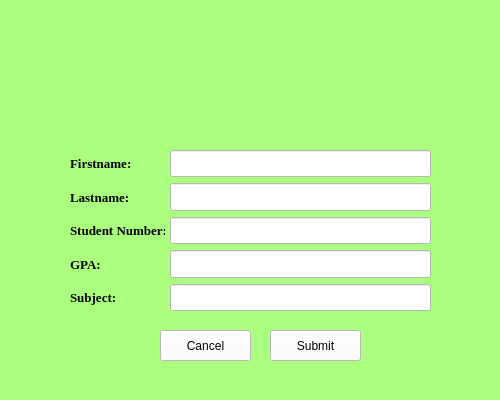
<?xml version="1.0" encoding="UTF-8"?>
<ui version="4.0">
 <class>Form</class>
 <widget class="QWidget" name="Form">
  <property name="geometry">
   <rect>
    <x>0</x>
    <y>0</y>
    <width>500</width>
    <height>400</height>
   </rect>
  </property>
  <property name="windowTitle">
   <string>Edit Student</string>
  </property>
  <property name="styleSheet">
   <string notr="true">background-color: rgb(170, 255, 127)</string>
  </property>
  <widget class="QWidget" name="verticalLayoutWidget_2">
   <property name="geometry">
    <rect>
     <x>70</x>
     <y>150</y>
     <width>95</width>
     <height>161</height>
    </rect>
   </property>
   <layout class="QVBoxLayout" name="verticalLayout_2">
    <item>
     <widget class="QLabel" name="firstnameLable">
      <property name="font">
       <font>
        <family>Times New Roman</family>
        <pointsize>10</pointsize>
        <weight>75</weight>
        <bold>true</bold>
       </font>
      </property>
      <property name="text">
       <string>Firstname:</string>
      </property>
     </widget>
    </item>
    <item>
     <widget class="QLabel" name="lastnameLable">
      <property name="font">
       <font>
        <family>Times New Roman</family>
        <pointsize>10</pointsize>
        <weight>75</weight>
        <bold>true</bold>
       </font>
      </property>
      <property name="text">
       <string>Lastname: </string>
      </property>
     </widget>
    </item>
    <item>
     <widget class="QLabel" name="studentNumberLable">
      <property name="font">
       <font>
        <family>Times New Roman</family>
        <pointsize>10</pointsize>
        <weight>75</weight>
        <bold>true</bold>
       </font>
      </property>
      <property name="text">
       <string>Student Number:</string>
      </property>
     </widget>
    </item>
    <item>
     <widget class="QLabel" name="GPALable">
      <property name="font">
       <font>
        <family>Times New Roman</family>
        <pointsize>10</pointsize>
        <weight>75</weight>
        <bold>true</bold>
       </font>
      </property>
      <property name="text">
       <string>GPA: </string>
      </property>
     </widget>
    </item>
    <item>
     <widget class="QLabel" name="subjectLable">
      <property name="font">
       <font>
        <family>Times New Roman</family>
        <pointsize>10</pointsize>
        <weight>75</weight>
        <bold>true</bold>
       </font>
      </property>
      <property name="text">
       <string>Subject: </string>
      </property>
     </widget>
    </item>
   </layout>
  </widget>
  <widget class="QPushButton" name="cancelButton">
   <property name="geometry">
    <rect>
     <x>160</x>
     <y>330</y>
     <width>91</width>
     <height>31</height>
    </rect>
   </property>
   <property name="styleSheet">
    <string notr="true">background-color:white
</string>
   </property>
   <property name="text">
    <string>Cancel</string>
   </property>
  </widget>
  <widget class="QWidget" name="verticalLayoutWidget">
   <property name="geometry">
    <rect>
     <x>170</x>
     <y>150</y>
     <width>261</width>
     <height>161</height>
    </rect>
   </property>
   <layout class="QVBoxLayout" name="verticalLayout">
    <item>
     <widget class="QLineEdit" name="firstnameField">
      <property name="sizePolicy">
       <sizepolicy hsizetype="Expanding" vsizetype="Expanding">
        <horstretch>0</horstretch>
        <verstretch>0</verstretch>
       </sizepolicy>
      </property>
      <property name="styleSheet">
       <string notr="true">background-color:white
</string>
      </property>
     </widget>
    </item>
    <item>
     <widget class="QLineEdit" name="lastnameField">
      <property name="sizePolicy">
       <sizepolicy hsizetype="Expanding" vsizetype="Expanding">
        <horstretch>0</horstretch>
        <verstretch>0</verstretch>
       </sizepolicy>
      </property>
      <property name="styleSheet">
       <string notr="true">background-color:white
</string>
      </property>
     </widget>
    </item>
    <item>
     <widget class="QLineEdit" name="StudentNumberField">
      <property name="sizePolicy">
       <sizepolicy hsizetype="Expanding" vsizetype="Expanding">
        <horstretch>0</horstretch>
        <verstretch>0</verstretch>
       </sizepolicy>
      </property>
      <property name="styleSheet">
       <string notr="true">background-color:white
</string>
      </property>
     </widget>
    </item>
    <item>
     <widget class="QLineEdit" name="GPAField">
      <property name="sizePolicy">
       <sizepolicy hsizetype="Expanding" vsizetype="Expanding">
        <horstretch>0</horstretch>
        <verstretch>0</verstretch>
       </sizepolicy>
      </property>
      <property name="styleSheet">
       <string notr="true">background-color:white
</string>
      </property>
     </widget>
    </item>
    <item>
     <widget class="QLineEdit" name="subjectField">
      <property name="sizePolicy">
       <sizepolicy hsizetype="Expanding" vsizetype="Expanding">
        <horstretch>0</horstretch>
        <verstretch>0</verstretch>
       </sizepolicy>
      </property>
      <property name="styleSheet">
       <string notr="true">background-color:white
</string>
      </property>
     </widget>
    </item>
   </layout>
  </widget>
  <widget class="QPushButton" name="submitButton">
   <property name="geometry">
    <rect>
     <x>270</x>
     <y>330</y>
     <width>91</width>
     <height>31</height>
    </rect>
   </property>
   <property name="styleSheet">
    <string notr="true">background-color:white
</string>
   </property>
   <property name="text">
    <string>Submit</string>
   </property>
  </widget>
  <widget class="QLabel" name="editIcon">
   <property name="geometry">
    <rect>
     <x>210</x>
     <y>40</y>
     <width>91</width>
     <height>81</height>
    </rect>
   </property>
   <property name="text">
    <string/>
   </property>
   <property name="pixmap">
    <pixmap>../img/edit.png</pixmap>
   </property>
   <property name="scaledContents">
    <bool>true</bool>
   </property>
  </widget>
 </widget>
 <resources/>
 <connections/>
</ui>
